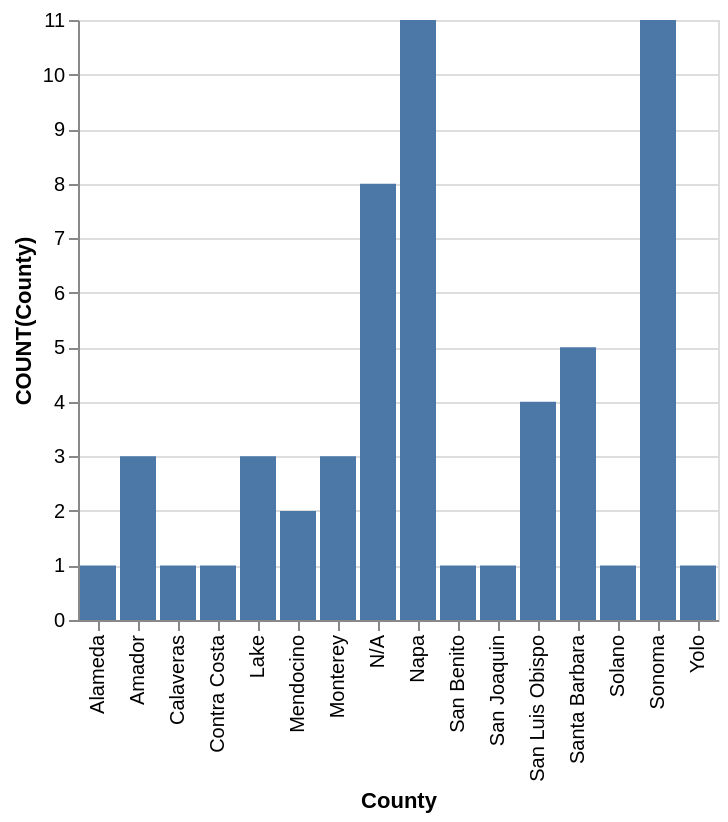

Describe this chart as a Vega-Lite specification.
### Vega-Lite specification from a JSON file in a GitHub repository (floating-point values rounded to 4 significant figures)
{"data": {"values": [{"x_data": "Alameda", "y_data": 1}, {"x_data": "Amador", "y_data": 3}, {"x_data": "Calaveras", "y_data": 1}, {"x_data": "Contra Costa", "y_data": 1}, {"x_data": "Lake", "y_data": 3}, {"x_data": "Mendocino", "y_data": 2}, {"x_data": "Monterey", "y_data": 3}, {"x_data": "N/A", "y_data": 8}, {"x_data": "Napa", "y_data": 11}, {"x_data": "San Benito", "y_data": 1}, {"x_data": "San Joaquin", "y_data": 1}, {"x_data": "San Luis Obispo", "y_data": 4}, {"x_data": "Santa Barbara", "y_data": 5}, {"x_data": "Solano", "y_data": 1}, {"x_data": "Sonoma", "y_data": 11}, {"x_data": "Yolo", "y_data": 1}]}, "mark": "bar", "encoding": {"x": {"field": "x_data", "type": "nominal", "title": "County", "sort": "ascending"}, "y": {"field": "y_data", "type": "quantitative", "title": "COUNT(County)"}}}
